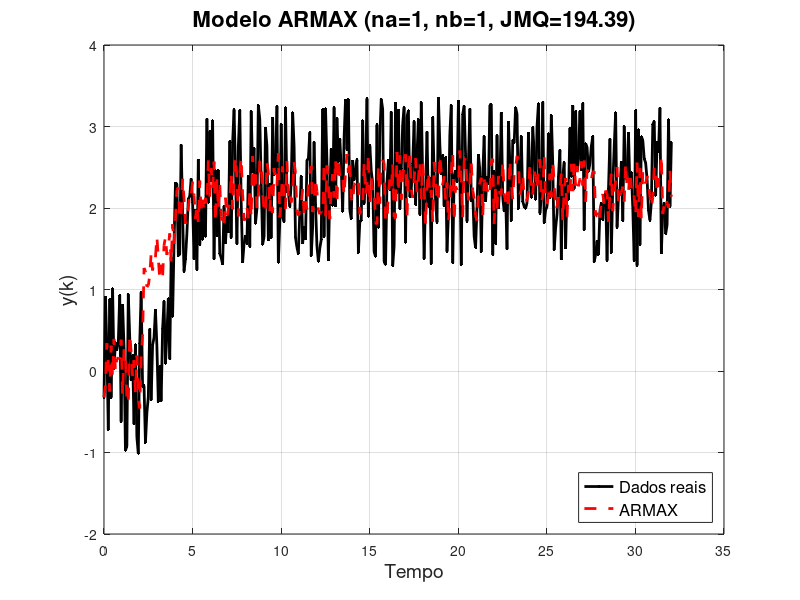
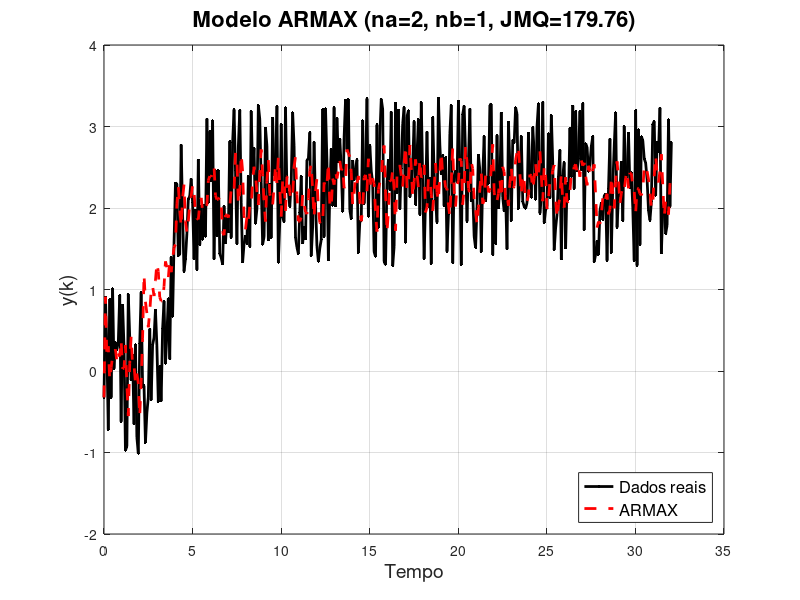
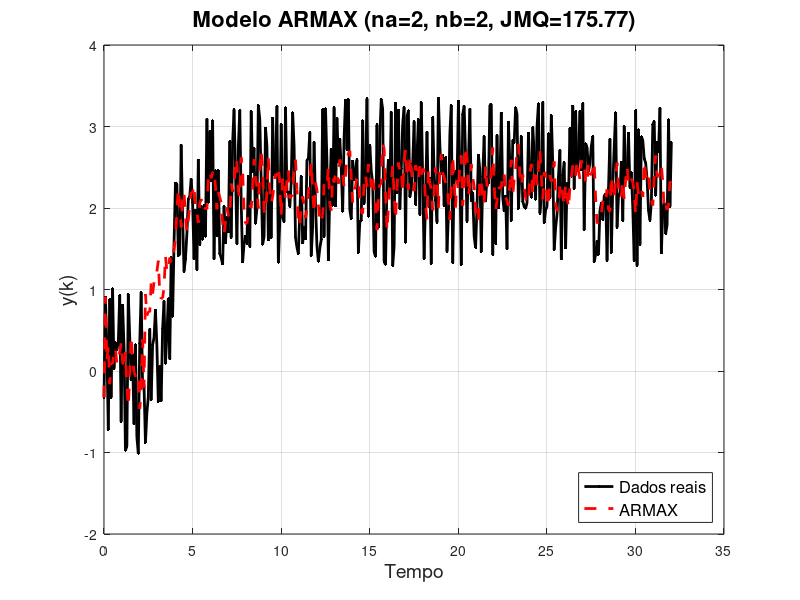
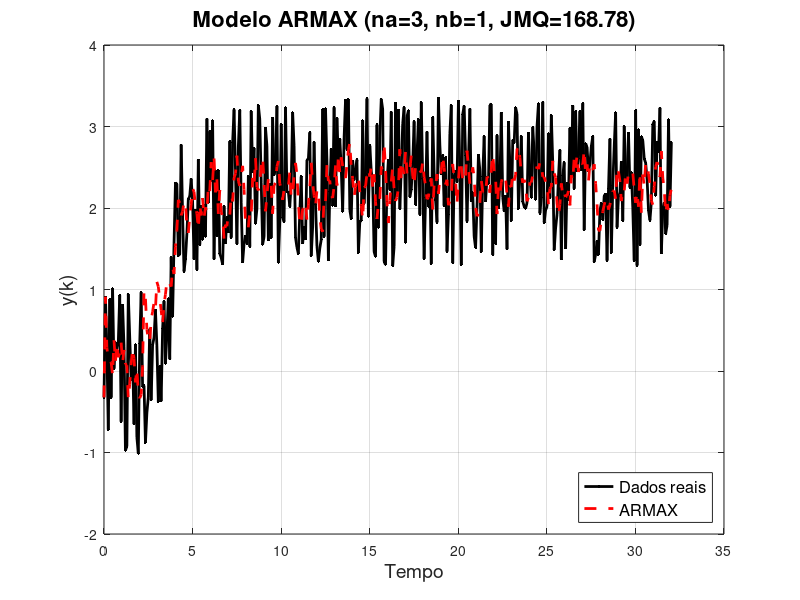

MATLAB code for these plots, in order:
% Carregar os dados
clear all;
load('dados.mat');

% Extrair tempo, entrada (u) e saída (y)
t = Z(:, 1); % Coluna 0 é o tempo
u = Z(:, 2); % Coluna 1 é a entrada
y = Z(:, 3); % Coluna 2 é a saída

% Configurações do modelo ARMAX
max_na = 5;
max_nb = 5;
nc = 1; % Ordem da parte de ruído
nk = 1; % Atraso inicial

% Inicializar matrizes de erro e função de custo
eamx = zeros(max_na, max_nb, length(y));
JMQamx = zeros(max_na, max_nb);

% Variáveis para armazenar o melhor modelo
best_na = 0;
best_nb = 0;
best_theta = [];
best_yamx = [];
best_JMQ = Inf;

% Função auxiliar para calcular o modelo ARMAX
function [yamx, theta] = armax_estimation(na, nb, nc, nk, u, y)
    max_delay = max(na, nb + nk - 1);
    Phi = [];
    % Construção da matriz de regressores
    for i = max_delay+1:length(y)
        row = [];
        % Termos autoregressivos de y
        for j = 1:na
            row = [row, -y(i-j)];
        end
        % Termos de regressão da entrada u
        for j = 1:nb
            row = [row, u(i-j-nk+1)];
        end
        % Termos do ruído (opcional, pode ser ajustado)
        for j = 1:nc
            row = [row, 0]; % Placeholder para ruído
        end
        Phi = [Phi; row];
    end

    % Saída correspondente
    y_target = y(max_delay+1:end);

    % Estimativa dos parâmetros usando mínimos quadrados
    theta = pinv(Phi) * y_target;

    % Gerar y estimado
    yamx = zeros(size(y));
    yamx(1:max_delay) = y(1:max_delay);
    for i = max_delay+1:length(y)
        yamx(i) = Phi(i-max_delay, :) * theta;
    end
end

% Loop para varrer valores de na e nb
for na = 1:max_na
    for nb = 1:na % nb limitado por na
        [yamx, theta] = armax_estimation(na, nb, nc, nk, u, y);
        JMQ = sum((y - yamx).^2);
        JMQamx(na, nb) = JMQ;

        % Verificar se este é o melhor modelo
        if JMQ < best_JMQ
            best_na = na;
            best_nb = nb;
            best_theta = theta;
            best_yamx = yamx;
            best_JMQ = JMQ;
        end

        % Plot intermediário
        figure('Position', [100, 100, 1000, 500]);
        plot(t, y, 'k.-', 'LineWidth', 2, 'MarkerSize', 6); hold on;
        plot(t, yamx, 'r--', 'LineWidth', 2);
        grid on;
        xlabel('Tempo', 'FontSize', 14);
        ylabel('y(k)', 'FontSize', 14);
        title(sprintf('Modelo ARMAX (na=%d, nb=%d, JMQ=%.2f)', na, nb, JMQ), 'FontSize', 16);
        legend({'Dados reais', 'ARMAX'}, 'FontSize', 12, 'Location', 'SouthEast');
        hold off;
    end
end

% Plot do melhor modelo
figure('Position', [100, 100, 1000, 500]);
plot(t, y, 'k.-', 'LineWidth', 2, 'MarkerSize', 6); hold on;
plot(t, best_yamx, 'r--', 'LineWidth', 2);
grid on;
xlabel('Tempo', 'FontSize', 14);
ylabel('y(k)', 'FontSize', 14);
title(sprintf('Melhor Modelo ARMAX (na=%d, nb=%d, JMQ=%.2f)', best_na, best_nb, best_JMQ), 'FontSize', 16);
legend({'Dados reais', 'ARMAX'}, 'FontSize', 12, 'Location', 'SouthEast');
hold off;
